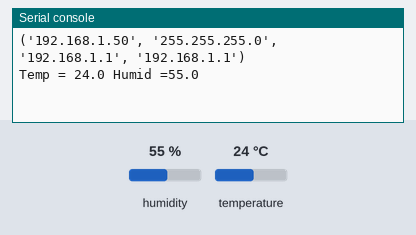
A program run on a simulated ESP32 board running MicroPython. Parts: the last lines printed to the serial console. Inputs (shaded band) come from the test bench; at power-on: humidity 55 %, temperature 24 °C. WiFi joins after 1.5 s.

Above: at 2.7 s.
2.8 s: humidity set to 22 %
At 4.1 s:
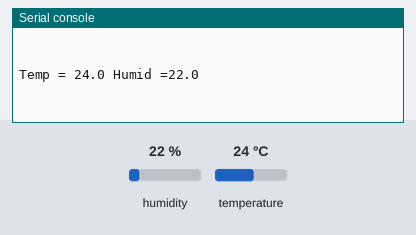
4.3 s: temperature set to 12 °C
At 5.4 s:
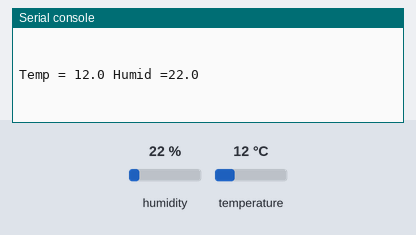
5.8 s: humidity set to 40 %
At 7.4 s:
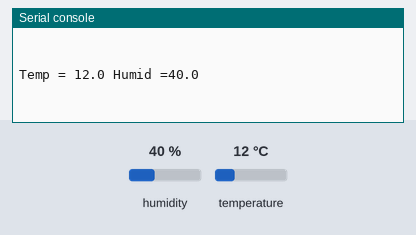
Timing chart, 0 to 8.9 s (numbered marks = the images above; inputs shaded):
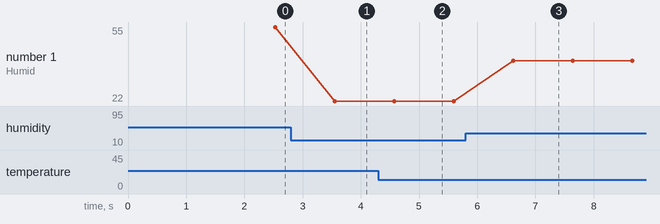

The program:

dhttest.py
```python
# sample code
# https://atceiling.blogspot.com/2019/12/micropython05esp32micropython.html
#
try:
  import usocket as socket
except:
  import socket

import network
from machine import Pin
import dht

import esp
esp.osdebug(None)

import gc
gc.collect()
import time

# 需更換自己無線AP的SSID及密碼
ssid = 'MEDIA_LINK'
password = '89124138af'

station = network.WLAN(network.STA_IF)

station.active(True)
station.connect(ssid, password)

while station.isconnected() == False:
  pass

print('Connection successful')
print(station.ifconfig())

sensor = dht.DHT22(Pin(14))
#sensor = dht.DHT11(Pin(14))

temp = hum = 0

def read_sensor():
  global temp, hum
  try:
    sensor.measure()
    temp = sensor.temperature()
    hum = sensor.humidity()
    if (isinstance(temp, float) and isinstance(hum, float)) or (isinstance(temp, int) and isinstance(hum, int)):
      msg = (b'{0:3.1f},{1:3.1f}'.format(temp, hum))

      # 轉換成華氏溫度
      #temp = temp * (9/5) + 32.0

      hum = round(hum, 2)
    else:
      return('Invalid sensor readings.')
  except OSError as e:
    return('Failed to read sensor.')

while True:
    time.sleep(1)
    read_sensor()
    print("Temp = "+str(temp)+" "+"Humid ="+str(hum))
    print("\n")
```

Measured:
- after the input at 2.8 s, the serial console: prints a new line after 0.75 s (image 1)
- after the input at 4.3 s, the serial console: prints a new line after 0.27 s (image 2)
- after the input at 5.8 s, the serial console: prints a new line after 0.82 s (image 3)
- plotted number 1: 55 → 22 after the input at 2.8 s, 22 → 40 after the input at 5.8 s
